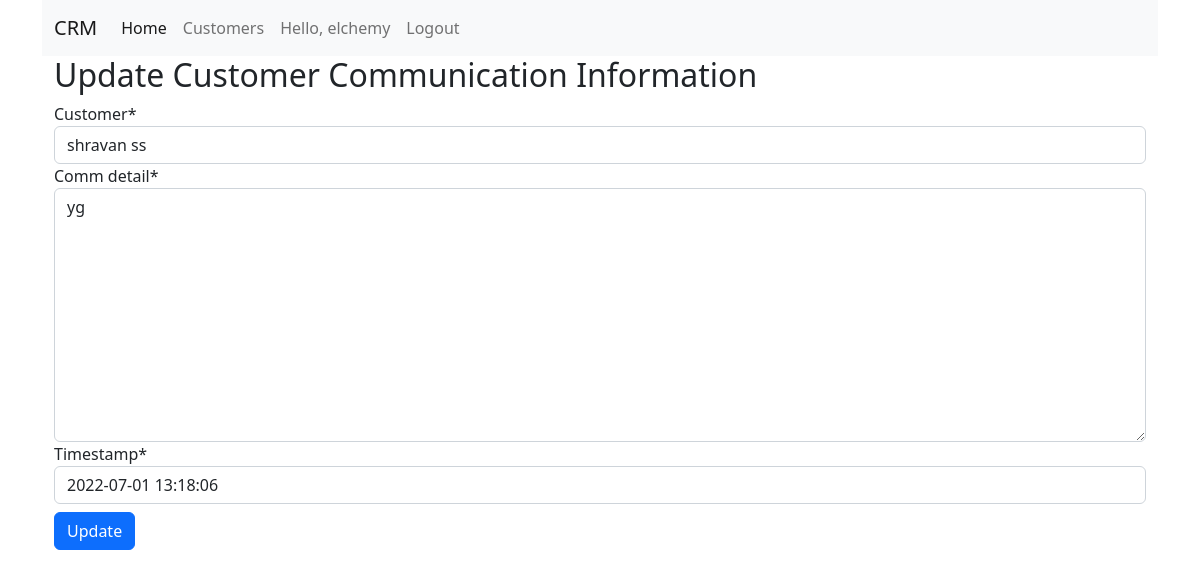
Page /customers/communication/update/3/ (signed in) on the committed database.
### accounts/models.py (models this page shows)
class CustomUser(AbstractUser):
    pass
    def __str__(self) -> str:
        return self.username

### crm/models.py (models this page shows, shortened)
class Communication(models.Model):
    customer = models.ForeignKey(Customer,on_delete=models.CASCADE)
    comm_detail = models.TextField()
    timestamp = models.DateTimeField(default=datetime.now)

### crm/views.py (the view)
# urls.py: path('customers/communication/update/<int:pk>/',CommunicationUpdateView.as_view(),name='communication-update'),
class CommunicationUpdateView(LoginRequiredMixin,UpdateView):
    model = Communication
    fields = '__all__'
    template_name = "crm/communication_update.html"

### crm/models.py (called while the page is built)
    @property
    def full_name(self):
        return f'{self.first_name} {self.last_name}'

    def __str__(self) -> str:
        return f'{self.full_name}'

### crm/templates/crm/communication_update.html (shortened to what this page needs)
{% extends "crm/base.html" %}
{% load crispy_forms_tags %}
{% block content %}
<div class="container">
  <h2>Update Customer Communication Information</h2>
  <form action="" method="post">
    {{ form|crispy }}
    <button type="submit" class="btn btn-primary my-2">Update</button>
  </form>
</div>
{% endblock content %}

### crm/templates/crm/base.html (shortened to what this page needs)
<!doctype html>
<html lang="en">
  <head>
    <link rel="stylesheet" href="https://cdn.jsdelivr.net/npm/bootstrap@5.2.0-beta1/dist/css/bootstrap.min.css">
  </head>
  <body>
    <div class="container">
      <nav class="navbar navbar-expand-lg navbar-light bg-light">
        <div class="container-fluid">
          <a class="navbar-brand" href="{% url 'home' %}">CRM</a>
          <div class="collapse navbar-collapse" id="navbarSupportedContent">
            <ul class="navbar-nav me-auto mb-2 mb-lg-0">
              <li class="nav-item">
                <a class="nav-link active" aria-current="page" href="{% url 'home' %}">Home</a>
              </li>
              <li class="nav-item">
                <a class="nav-link" href="{% url 'home' %}">Customers</a>
              </li>
              {% if user.is_authenticated %}
              <li class="nav-item">
                <a class="nav-link" href="">Hello, {{ request.user }}</a>
              </li>
              <li class="nav-item">
                <a class="nav-link" href="{% url 'logout' %}">Logout</a>
              </li>
              {% endif %}
            </ul>
          </div>
        </div>
      </nav>
      {% block content %}
      {% endblock content %}
    </div>
    </body>
    </html>

### rows in the picture
CustomUser: user "elchemy"
Communication: customer "shravan ss", comm_detail "yg", timestamp "2022-07-01 13:18:06"
